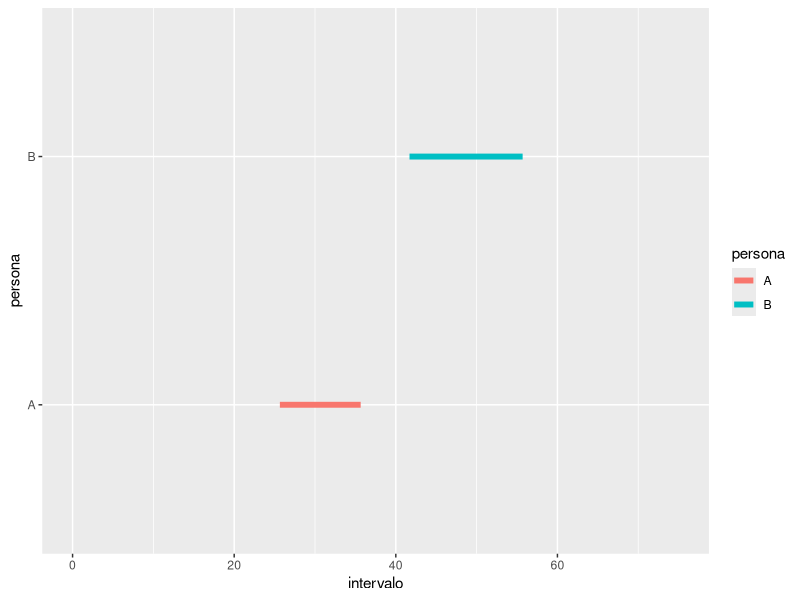

R code for this plot:
library(ggplot2)

# Tiempo que espera cada estudiante
espera_a <- 10 
espera_b <- 14

# Dos tiempos de llegada posible para cada estudiante
llegada_a <- runif(1, min = 0, max = 60)
llegada_b <- runif(1, min = 0, max = 60)

# El intervalo en el que cada estudiante está en la fotocopiadora
intervalo_a <- c(llegada_a, llegada_a + espera_a)
intervalo_b <- c(llegada_b, llegada_b + espera_b)

# Lo convertimos a data frame para graficar con ggplot2
datos <- data.frame(
  intervalo = c(intervalo_a, intervalo_b),
  persona = rep(c("A", "B"), each = 2)
)

# Graficamos con ggplot2
ggplot(datos) +
  geom_line(
    aes(x = intervalo, y = persona, color = persona), 
    linewidth = 2
  ) +
  xlim(c(0, 75))

# Si los intervalos se solapan, significa que hay una linea vertical que
# cruza a ambos. Esto es lo mismo que decir que hay una C que cumple:
# a1 <= C <= a2
# b1 <= C <= b2

# Y ambas se cumplen cuando...
# a1 <= b2 y b1 <= a2 
# Es lo mismo que decir que...
# A llega antes de que B se vaya, y B llega antes de que A se vaya
(intervalo_a[1] <= intervalo_b[2]) & (intervalo_b[1] <= intervalo_a[2])

# Lo extendemos a muchas iteraciones...
llegada_a <- runif(10000, min = 0, max = 60)
llegada_b <- runif(10000, min = 0, max = 60)

comparaciones <- (
  (llegada_a <= llegada_b + espera_b)   # A llega antes que B se vaya
  & (llegada_b <= llegada_a + espera_a) # B llega antes que A se vaya
)
mean(comparaciones)